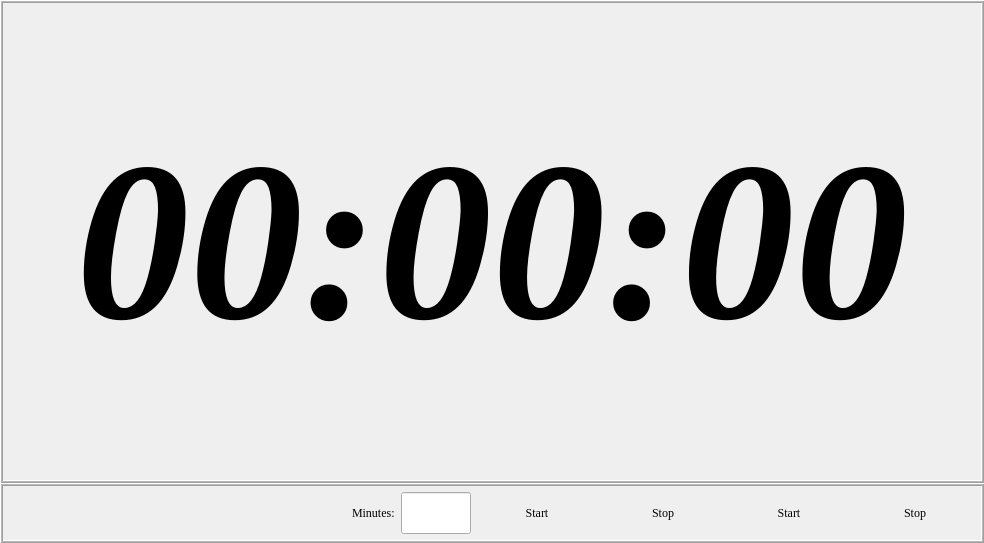
<?xml version="1.0" encoding="UTF-8"?>
<ui version="4.0">
 <class>SleepTimer</class>
 <widget class="QWidget" name="SleepTimer">
  <property name="geometry">
   <rect>
    <x>0</x>
    <y>0</y>
    <width>984</width>
    <height>543</height>
   </rect>
  </property>
  <property name="windowTitle">
   <string>Form</string>
  </property>
  <layout class="QVBoxLayout" name="verticalLayout">
   <property name="spacing">
    <number>0</number>
   </property>
   <property name="leftMargin">
    <number>0</number>
   </property>
   <property name="topMargin">
    <number>0</number>
   </property>
   <property name="rightMargin">
    <number>0</number>
   </property>
   <property name="bottomMargin">
    <number>0</number>
   </property>
   <item>
    <widget class="QLabel" name="counter">
     <property name="sizePolicy">
      <sizepolicy hsizetype="Expanding" vsizetype="Expanding">
       <horstretch>0</horstretch>
       <verstretch>0</verstretch>
      </sizepolicy>
     </property>
     <property name="font">
      <font>
       <family>Georgia</family>
       <pointsize>170</pointsize>
       <italic>true</italic>
       <bold>true</bold>
       <strikeout>false</strikeout>
      </font>
     </property>
     <property name="frameShape">
      <enum>QFrame::Box</enum>
     </property>
     <property name="frameShadow">
      <enum>QFrame::Raised</enum>
     </property>
     <property name="lineWidth">
      <number>1</number>
     </property>
     <property name="midLineWidth">
      <number>1</number>
     </property>
     <property name="text">
      <string>00:00:00</string>
     </property>
     <property name="textFormat">
      <enum>Qt::PlainText</enum>
     </property>
     <property name="scaledContents">
      <bool>true</bool>
     </property>
     <property name="alignment">
      <set>Qt::AlignCenter</set>
     </property>
    </widget>
   </item>
   <item>
    <widget class="QFrame" name="controls">
     <property name="sizePolicy">
      <sizepolicy hsizetype="Expanding" vsizetype="Fixed">
       <horstretch>0</horstretch>
       <verstretch>0</verstretch>
      </sizepolicy>
     </property>
     <property name="minimumSize">
      <size>
       <width>0</width>
       <height>60</height>
      </size>
     </property>
     <property name="maximumSize">
      <size>
       <width>16777215</width>
       <height>60</height>
      </size>
     </property>
     <property name="font">
      <font>
       <family>Georgia</family>
      </font>
     </property>
     <property name="frameShape">
      <enum>QFrame::Box</enum>
     </property>
     <property name="frameShadow">
      <enum>QFrame::Raised</enum>
     </property>
     <property name="lineWidth">
      <number>1</number>
     </property>
     <property name="midLineWidth">
      <number>1</number>
     </property>
     <layout class="QHBoxLayout" name="horizontalLayout">
      <property name="spacing">
       <number>6</number>
      </property>
      <property name="leftMargin">
       <number>6</number>
      </property>
      <property name="topMargin">
       <number>6</number>
      </property>
      <property name="rightMargin">
       <number>6</number>
      </property>
      <property name="bottomMargin">
       <number>6</number>
      </property>
      <item>
       <spacer name="horizontalSpacer">
        <property name="orientation">
         <enum>Qt::Horizontal</enum>
        </property>
        <property name="sizeHint" stdset="0">
         <size>
          <width>40</width>
          <height>20</height>
         </size>
        </property>
       </spacer>
      </item>
      <item>
       <widget class="QLabel" name="label">
        <property name="text">
         <string>Minutes:</string>
        </property>
       </widget>
      </item>
      <item>
       <widget class="QLineEdit" name="amountToSleep">
        <property name="sizePolicy">
         <sizepolicy hsizetype="Fixed" vsizetype="Expanding">
          <horstretch>0</horstretch>
          <verstretch>0</verstretch>
         </sizepolicy>
        </property>
        <property name="minimumSize">
         <size>
          <width>70</width>
          <height>0</height>
         </size>
        </property>
        <property name="maximumSize">
         <size>
          <width>70</width>
          <height>16777215</height>
         </size>
        </property>
        <property name="maxLength">
         <number>3</number>
        </property>
        <property name="alignment">
         <set>Qt::AlignCenter</set>
        </property>
       </widget>
      </item>
      <item>
       <widget class="QPushButton" name="stopWatchStart">
        <property name="sizePolicy">
         <sizepolicy hsizetype="Expanding" vsizetype="MinimumExpanding">
          <horstretch>0</horstretch>
          <verstretch>0</verstretch>
         </sizepolicy>
        </property>
        <property name="maximumSize">
         <size>
          <width>120</width>
          <height>16777215</height>
         </size>
        </property>
        <property name="text">
         <string>Start</string>
        </property>
        <property name="flat">
         <bool>true</bool>
        </property>
       </widget>
      </item>
      <item>
       <widget class="QPushButton" name="stopWatchStop">
        <property name="sizePolicy">
         <sizepolicy hsizetype="Expanding" vsizetype="Expanding">
          <horstretch>0</horstretch>
          <verstretch>0</verstretch>
         </sizepolicy>
        </property>
        <property name="minimumSize">
         <size>
          <width>120</width>
          <height>0</height>
         </size>
        </property>
        <property name="maximumSize">
         <size>
          <width>120</width>
          <height>16777215</height>
         </size>
        </property>
        <property name="text">
         <string>Stop</string>
        </property>
        <property name="flat">
         <bool>true</bool>
        </property>
       </widget>
      </item>
      <item>
       <widget class="QPushButton" name="startTimer">
        <property name="sizePolicy">
         <sizepolicy hsizetype="Expanding" vsizetype="Expanding">
          <horstretch>0</horstretch>
          <verstretch>0</verstretch>
         </sizepolicy>
        </property>
        <property name="minimumSize">
         <size>
          <width>120</width>
          <height>0</height>
         </size>
        </property>
        <property name="maximumSize">
         <size>
          <width>120</width>
          <height>16777215</height>
         </size>
        </property>
        <property name="text">
         <string>Start</string>
        </property>
        <property name="flat">
         <bool>true</bool>
        </property>
       </widget>
      </item>
      <item>
       <widget class="QPushButton" name="cancelSleeper">
        <property name="sizePolicy">
         <sizepolicy hsizetype="Expanding" vsizetype="Expanding">
          <horstretch>0</horstretch>
          <verstretch>0</verstretch>
         </sizepolicy>
        </property>
        <property name="minimumSize">
         <size>
          <width>120</width>
          <height>0</height>
         </size>
        </property>
        <property name="maximumSize">
         <size>
          <width>120</width>
          <height>16777215</height>
         </size>
        </property>
        <property name="text">
         <string>Stop</string>
        </property>
        <property name="flat">
         <bool>true</bool>
        </property>
       </widget>
      </item>
     </layout>
    </widget>
   </item>
  </layout>
 </widget>
 <resources/>
 <connections/>
</ui>
